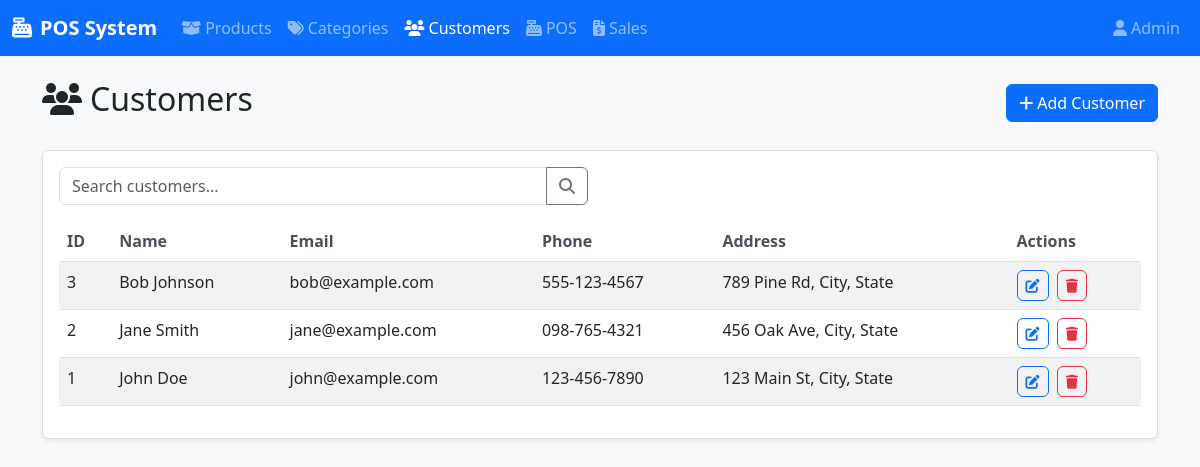
The page /?controller=Customer&action=index on the database its author committed.
### tables this page shows
CREATE TABLE customers (
    id INT AUTO_INCREMENT PRIMARY KEY,
    name VARCHAR(255) NOT NULL,
    email VARCHAR(255) UNIQUE,
    phone VARCHAR(20),
    address TEXT,
    created_at TIMESTAMP DEFAULT CURRENT_TIMESTAMP,
    updated_at TIMESTAMP DEFAULT CURRENT_TIMESTAMP ON UPDATE CURRENT_TIMESTAMP
);

### includes/view_helper.php (called while the page is built, shortened)
<?php
function renderView($viewName, $data = [], $title = 'POS System') {
    extract($data);
    include 'views/' . $viewName . '.php';
    include 'views/layout.php';
}
?>

### controllers/CustomerController.php (called while the page is built, shortened)
<?php
require_once 'models/CustomerModel.php';
class CustomerController extends BaseController {
    private $customerModel;
    public function __construct() {
        $this->customerModel = new CustomerModel();
    }
    public function index() {
        $customers = $this->customerModel->getAllCustomers();
        $data = [
            'customers' => $customers
        ];
        $this->loadView('customer/index', $data);
    }
}
?>

### config/database.php (called while the page is built, shortened)
<?php
function getConnection() {
    try {
        $conn = new mysqli(DB_HOST, DB_USER, DB_PASS, DB_NAME);
        return $conn;
    } catch (Exception $e) {
        die("Connection error: " . $e->getMessage());
    }
}
?>

### models/CustomerModel.php (called while the page is built, shortened)
<?php
require_once 'config/database.php';
class CustomerModel {
    private $conn;
    public function __construct() {
        $this->conn = getConnection();
    }
    public function getAllCustomers() {
        $sql = "SELECT * FROM customers ORDER BY name";
        $result = $this->conn->query($sql);
        $customers = [];
        if ($result->num_rows > 0) {
            while($row = $result->fetch_assoc()) {
                $customers[] = $row;
            }
        }
        return $customers;
    }
}
?>

### views/customer/index.php (the view, shortened to what this page needs)
<div class="d-flex justify-content-between align-items-center mb-4">
    <h2><i class="fas fa-users me-2"></i>Customers</h2>
    <a href="?controller=Customer&action=create" class="btn btn-primary">
        <i class="fas fa-plus me-1"></i>Add Customer
    </a>
</div>
<div class="card">
    <div class="card-body">
        <div class="row mb-3">
            <div class="col-md-6">
                <form method="GET" action="">
                    <div class="input-group">
                        <input type="text" class="form-control" name="keyword" placeholder="Search customers..."
                               value="<?php echo $_GET['keyword'] ?? ''; ?>">
                        <button class="btn btn-outline-secondary" type="submit">
                            <i class="fas fa-search"></i>
                        </button>
                    </div>
                </form>
            </div>
        </div>
        <div class="table-responsive">
            <table class="table table-striped table-hover">
                <thead>
                    <tr>
                        <th>ID</th>
                        <th>Name</th>
                        <th>Email</th>
                        <th>Phone</th>
                        <th>Address</th>
                        <th>Actions</th>
                    </tr>
                </thead>
                <tbody>
                    <?php if (!empty($customers)): ?>
                        <?php foreach ($customers as $customer): ?>
                            <tr>
                                <td><?php echo $customer['id']; ?></td>
                                <td><?php echo htmlspecialchars($customer['name']); ?></td>
                                <td><?php echo htmlspecialchars($customer['email']); ?></td>
                                <td><?php echo htmlspecialchars($customer['phone']); ?></td>
                                <td><?php echo htmlspecialchars($customer['address']); ?></td>
                                <td>
                                    <a href="?controller=Customer&action=edit&id=<?php echo $customer['id']; ?>"
                                       class="btn btn-sm btn-outline-primary me-1">
                                        <i class="fas fa-edit"></i>
                                    </a>
                                    <a href="?controller=Customer&action=delete&id=<?php echo $customer['id']; ?>"
                                       class="btn btn-sm btn-outline-danger"
                                       onclick="return confirm('Are you sure you want to delete this customer?')">
                                        <i class="fas fa-trash"></i>
                                    </a>
                                </td>
                            </tr>
                        <?php endforeach; ?>
                    <?php else: ?>
                        <tr>
                            <td colspan="6" class="text-center">No customers found</td>
                        </tr>
                    <?php endif; ?>
                </tbody>
            </table>
        </div>
    </div>
</div>

### assets/css/style.css (style rules this page uses)
body { background-color: #f8f9fa; }
.card { box-shadow: 0 0.125rem 0.25rem rgba(0, 0, 0, 0.075); border: 1px solid rgba(0, 0, 0, 0.125); }
.table th { font-weight: 600; color: #495057; }
.btn { border-radius: 0.375rem; }
.btn-primary { background-color: #0d6efd; border-color: #0d6efd; }
.btn-outline-primary { color: #0d6efd; border-color: #0d6efd; }

### rows shown on the page
customers: id "3", name "Bob Johnson", email "bob@example.com", phone "555-123-4567", address "789 Pine Rd, City, State"
customers: id "2", name "Jane Smith", email "jane@example.com", phone "098-765-4321", address "456 Oak Ave, City, State"
customers: id "1", name "John Doe", email "john@example.com", phone "123-456-7890", address "123 Main St, City, State"
